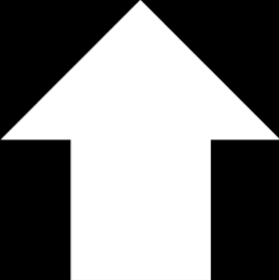
#> input picture resources/bigup.png, 279 x 280 px
$ python '2. hough.py'
#> lines starting #> are read from the running program, lines starting #| are printed output that depends on the picture; after the words box and inside, x2 and y2 are one past the last pixel; in counts of white or black regions, pixels touching at a corner belong together
import cv2
import numpy as np

img = cv2.imread('../../resources/bigup.png')
#> img is the input picture: shape (280, 279, 3); min 0, max 255, mean 128.1

gray = cv2.cvtColor(img,cv2.COLOR_BGR2GRAY)

edges = cv2.Canny(gray, 50, 200, apertureSize = 3)
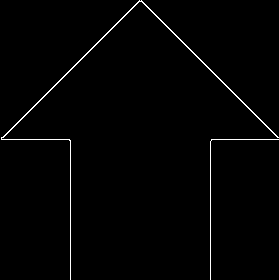
#> edges: shape (280, 279); 1.2% white in thin lines or dots

lines = cv2.HoughLines(edges, 1, np.pi/180, 10)
#> lines = 162 rows, first 8: [70, 0], [210, 0], [98, 0.785], [-100, 2.36], [139, 1.57], [-103, 2.37], [-96, 2.34], [213, 0.0175]

for l in lines[::10]:
    for rho, theta in l:
        a = np.cos(theta)
        b = np.sin(theta)
        x0 = a*rho
        y0 = b*rho
        x1 = int(x0 + 1000*(-b))
        y1 = int(y0 + 1000*a)
        x2 = int(x0 - 1000*(-b))
        y2 = int(y0 - 1000*a)
        cv2.line(img, (x1, y1), (x2, y2), (0, 0, 255), 2)
#> this loop made 17 passes
#> l on passes 1 to 12: [[70, 0]], [[-207, 3.12]], [[-108, 2.39]], [[-201, 3.11]], [[151, 1.52]], [[105, 0.873]], [[87, 0.0698]], [[159, 1.48]], [[97, 0.663]], [[-79, 2.23]], [[131, 1.69]], [[96, 0.646]]
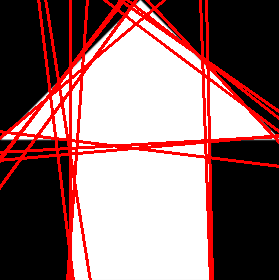
#> img: shape (280, 279, 3); 13.64% of pixels changed, all inside (x1, y1, x2, y2) = (0, 0, 279, 280)

cv2.imshow('houghlines', img)
cv2.waitKey()
cv2.destroyAllWindows()
